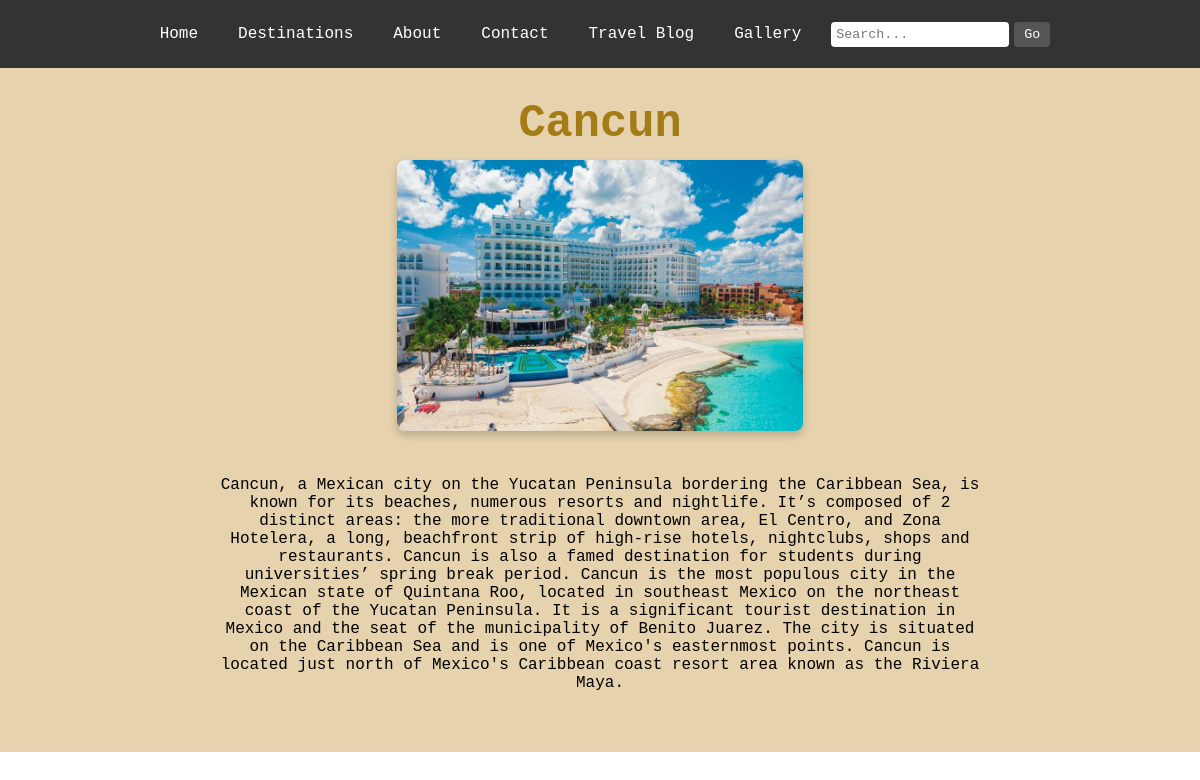
The page /destination/3/ on the database its author committed.
### awesome_destinations_app/models.py (models this page shows, shortened)
class Destination(models.Model):
    name = models.CharField(max_length=255)
    country = models.CharField(max_length=100, default='Unknown')  # Provide default value here
    description = models.TextField(default='Default description')
    image = models.ImageField(upload_to='destinations/', blank=True, null=True)  # New image field

### awesome_destinations_app/views.py (the view)
# urls.py: path('destination/<int:pk>/', views.destination_detail, name='destination_detail'),
def destination_detail(request, pk):
    destination = get_object_or_404(Destination, pk=pk)
    return render(request, 'destination_detail.html', {'destination': destination})

### awesome_destinations_app/templates/destination_detail.html (shortened to what this page needs)
<!DOCTYPE html>
<html lang="en">
<head>
    {% load static %}
    <link rel="stylesheet" href="{% static 'css/destination_detail.css' %}">
</head>
<body>
    <div class="navbar">
        <ul>
            <li><a href="{% url 'index' %}">Home</a></li>
            <li class="dropdown">
                <a href="javascript:void(0)" class="dropbtn">Destinations</a>
            </li>
            <li><a href="{% url 'about' %}">About</a></li>
            <li><a href="{% url 'contact' %}">Contact</a></li>
            <li><a href="{% url 'travel_blog' %}">Travel Blog</a></li>
            <li><a href="{% url 'gallery' %}">Gallery</a></li>
            <li class="search-bar">
                <form id="search-form" method="get" action="{% url 'search_results' %}">
                    <input type="text" id="search-query" name="query" placeholder="Search...">
                    <button type="submit" id="search-button">Go</button>
                </form>
            </li>
        </ul>
    </div>
    <div class="container">
        <h1>{{ destination.name }}</h1>
        <div class="images">
            {% if destination.image %}
            <img src="{{ destination.image.url }}" alt="{{ destination.name }}">
        </div>
        {% else %}
        <p>No image available</p>
        {% endif %}
        <p>{{ destination.description }}</p>
    </div>
</body>
</html>

### rows shown on the page
Destination: name "Cancun", image (picture), description "Cancun, a Mexican city on the Yucatan Peninsula bordering the Caribbean Sea, is known for its beaches, numerous resorts and nightlife. It’s composed of 2 distinct areas: the more traditional downtown area, El Centro, and Zona Hotelera, a long, beachfront strip of high-rise hotels, nightclubs, shops and restaurants. Cancun is also a famed destination for students during universities’ spring break period. Cancun is the most populous city in the Mexican state of Quintana Roo, located in southeast Mexico on the northeast coast of the Yucatan Peninsula. It is a significant tourist destination in Mexico and the seat of the municipality of Benito Juarez. The city is situated on the Caribbean Sea…"
